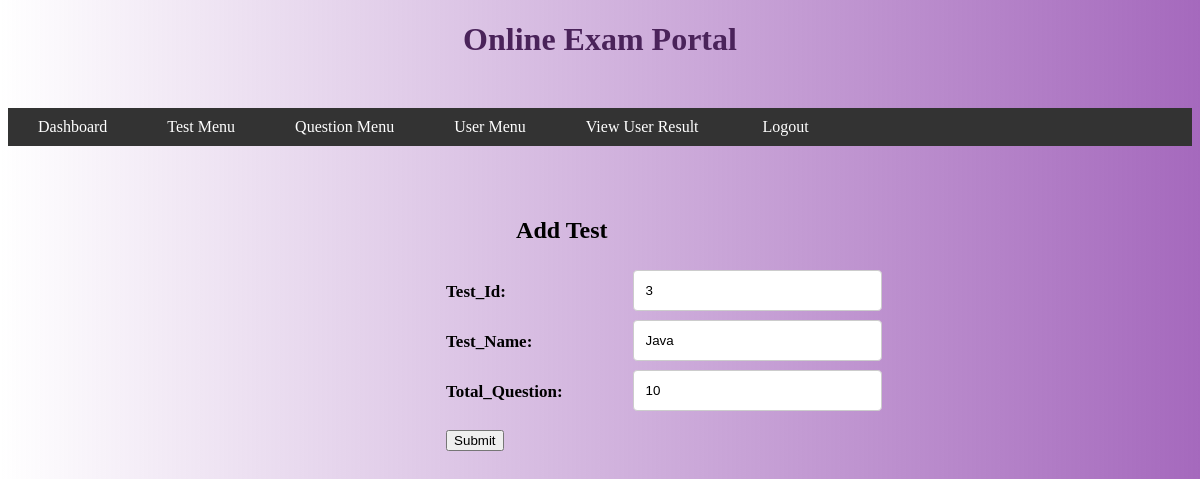
Page /Admin/updateTest.php?tid=3 (signed in) on the committed database.
### tables this page shows
CREATE TABLE `addTest` (
  `testid` int(40) NOT NULL,
  `testname` varchar(40) NOT NULL,
  `ques` int(40) NOT NULL,
  `positive` int(40) NOT NULL,
  `negative` int(40) NOT NULL
);

### Admin/updateTest.php (the view, shortened to what this page needs)
<?php
require 'config.php';
require 'header.php';
$id=$_REQUEST['tid'];
$rs="SELECT * FROM addTest WHERE `testid`=$id";
$result=$conn->query($rs);
while ($ab=mysqli_fetch_array($result)) {
    $testid=$ab['testid'];
    $testname=$ab['testname'];
    $ques=$ab['ques'];
}
?>
<div id="wrapper">
    <div id="add-form">
        <form action="" method="POST" enctype="multipart/form-data">
            <div id="head"><h2>Add Test</h2></div>
            <div class="row">
                <div class="col-25">
                <label for="name">Test_Id:</label>
                </div>
                <div class="col-75">
                <input type="text" name="testid" value="<?php echo $testid ?>" required>
                </div>
            </div>
            <div class="row">
                <div class="col-25">
                <label for="name">Test_Name:</label>
                </div>
                <div class="col-75">
                <input type="text" name="name" value="<?php echo $testname ?>" required>
                </div>
            </div>
            <div class="row">
                <div class="col-25">
                <label for="ques">Total_Question:</label>
                </div>
                <div class="col-75">
                <input type="text" name="ques" value="<?php echo $ques ?>" required>
            </div>
            </div>
            <p>
                <input type="submit" name="submit" value="Submit">
            </p>
        </form>
    </div>
</div>
</body>
</html>

### Admin/style.css (style rules this page uses)
body { background-image: linear-gradient(to right, rgba(165, 105, 189,0 ), rgba(165, 105, 189 ,1)); font-family: Verdana; }
#wrapper { margin-left: 37%; margin-top: 6%; }
#head { margin-left: 70px; }
.col-25 { float: left; width: 25%; margin-top: 6px; }
.col-75 { float: left; width: 75%; margin-top: 6px; }
.row:after { content: ""; display: table; clear: both; }
#add-form .col-75 input[type=text], select { width: 40%; padding: 12px; border: 1px solid #ccc; border-radius: 4px; resize: vertical; }
#add-form label { padding: 12px 12px 12px 0; display: inline-block; font-weight: bold ; font-size: 17px; }
#headd table,p { width: 400px; color: black; }

### rows in the picture
addtest: testid "3", name "Java", ques "10"
